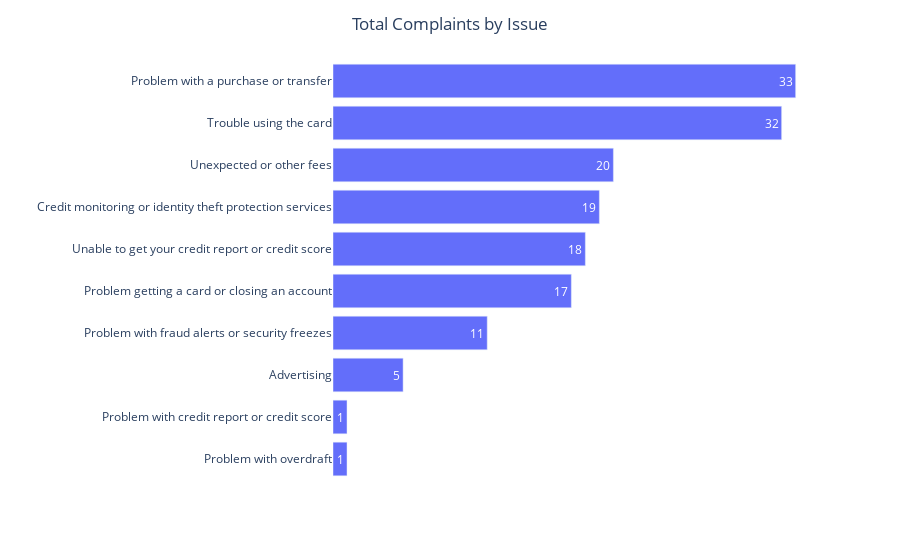

The cell this chart's notebook holds for it:
### Code cell
fig = px.bar(data_bar, x = 'Complaint ID' , y = 'Issue', orientation='h', text_auto=True)
fig.update_layout(title_text='Total Complaints by Issue', title_x=0.5)
fig.update_xaxes(title='', showticklabels=False, showgrid=False)
fig.update_yaxes(title='')
# fig.update_traces(marker_color=['#071633', '#0DEFFF'])
fig.update_layout( plot_bgcolor='white' )

### Figure 1 — Plotly figure (JSON) as saved in the notebook; plotly's stock layout.template omitted (floating-point values rounded to 4 significant figures)
{"data": [{"alignmentgroup": "True", "hovertemplate": "Complaint ID=%{x}<br>Issue=%{y}<extra></extra>", "legendgroup": "", "marker": {"color": "#636efa", "pattern": {"shape": ""}}, "name": "", "offsetgroup": "", "orientation": "h", "showlegend": false, "textposition": "auto", "texttemplate": "%{x}", "type": "bar", "x": [1, 1, 5, 11, 17, 18, 19, 20, 32, 33], "xaxis": "x", "y": ["Problem with overdraft", "Problem with credit report or credit score", "Advertising", "Problem with fraud alerts or security freezes", "Problem getting a card or closing an account", "Unable to get your credit report or credit score", "Credit monitoring or identity theft protection services", "Unexpected or other fees", "Trouble using the card", "Problem with a purchase or transfer"], "yaxis": "y"}], "layout": {"barmode": "relative", "legend": {"tracegroupgap": 0}, "margin": {"t": 60}, "plot_bgcolor": "white", "title": {"text": "Total Complaints by Issue", "x": 0.5}, "xaxis": {"anchor": "y", "domain": [0, 1], "showgrid": false, "showticklabels": false, "title": {"text": ""}}, "yaxis": {"anchor": "x", "domain": [0, 1], "title": {"text": ""}}}}
